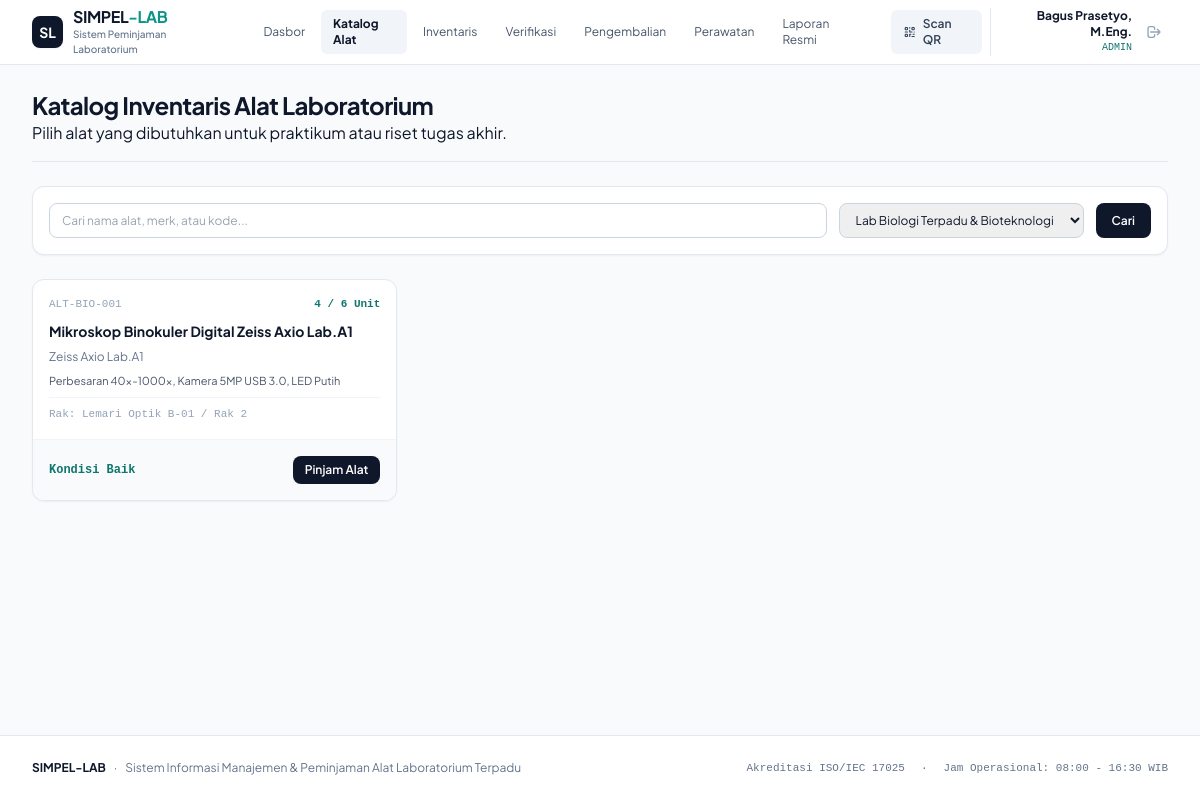
/katalog.php?kat=1, run on the app's committed database.
### tables this page shows
CREATE TABLE IF NOT EXISTS `alat` (
  `id` INT AUTO_INCREMENT PRIMARY KEY,
  `kode_alat` VARCHAR(50) NOT NULL UNIQUE,
  `kategori_id` INT NOT NULL,
  `nama_alat` VARCHAR(150) NOT NULL,
  `merk_model` VARCHAR(100) NOT NULL,
  `spesifikasi` TEXT NOT NULL,
  `lokasi_rak` VARCHAR(100) NOT NULL,
  `kondisi` ENUM('BAIK', 'RUSAK_RINGAN', 'RUSAK_BERAT', 'DALAM_PERAWATAN') NOT NULL DEFAULT 'BAIK',
  `total_stok` INT NOT NULL DEFAULT 1,
  `stok_tersedia` INT NOT NULL DEFAULT 1,
  `harga_perkiraan` DECIMAL(15,2) DEFAULT 0,
  `aksesoris` TEXT,
  `foto` VARCHAR(255) DEFAULT NULL,
  `created_at` TIMESTAMP DEFAULT CURRENT_TIMESTAMP,
  FOREIGN KEY (`kategori_id`) REFERENCES `kategori`(`id`) ON DELETE CASCADE
);

### katalog.php (the view, shortened to what this page needs)
<?php
require_once __DIR__ . '/includes/header.php';
$q = $_GET['q'] ?? '';
$kat_filter = $_GET['kat'] ?? '';
$sql = "SELECT a.*, k.nama_kategori FROM alat a JOIN kategori k ON a.kategori_id = k.id WHERE 1=1";
$params = [];
if (!empty($kat_filter)) {
    $sql .= " AND a.kategori_id = ?";
    $params[] = $kat_filter;
}
$sql .= " ORDER BY a.nama_alat ASC";
$alat_list = [];
$kategori_list = [];
if (isset($pdo)) {
    $stmt = $pdo->prepare($sql);
    $stmt->execute($params);
    $alat_list = $stmt->fetchAll();
    $kategori_list = $pdo->query("SELECT * FROM kategori ORDER BY nama_kategori ASC")->fetchAll();
}
?>
<div class="space-y-6">
  <div class="flex flex-col md:flex-row md:items-center md:justify-between gap-4 pb-4 border-b border-slate-200">
    <div>
      <h1 class="text-xl sm:text-2xl font-bold tracking-tight text-slate-900">
        Katalog Inventaris Alat Laboratorium
      </h1>
      <p className="text-xs sm:text-sm text-slate-500 mt-1">
        Pilih alat yang dibutuhkan untuk praktikum atau riset tugas akhir.
      </p>
    </div>
  </div>
  <form method="GET" action="katalog.php" class="bg-white p-4 rounded-xl border border-slate-200 shadow-sm flex flex-col sm:flex-row gap-3">
    <input
      type="text"
      name="q"
      value="<?= htmlspecialchars($q) ?>"
      placeholder="Cari nama alat, merk, atau kode..."
      class="flex-1 px-3 py-2 text-xs border border-slate-300 rounded-lg focus:outline-none focus:ring-2 focus:ring-slate-900"
    />
    <select name="kat" class="px-3 py-2 text-xs border border-slate-300 rounded-lg">
      <?php foreach ($kategori_list as $kat): ?>
        <option value="<?= $kat['id'] ?>" <?= $kat_filter == $kat['id'] ? 'selected' : '' ?>>
          <?= htmlspecialchars($kat['nama_kategori']) ?>
        </option>
      <?php endforeach; ?>
    </select>
    <button type="submit" class="px-4 py-2 text-xs font-semibold text-white bg-slate-900 hover:bg-slate-800 rounded-lg">
      Cari
    </button>
  </form>
  <div class="grid grid-cols-1 sm:grid-cols-2 lg:grid-cols-3 xl:grid-cols-4 gap-5">
    <?php if (empty($alat_list)): ?>
      <div class="col-span-full p-12 text-center bg-white rounded-xl border border-slate-200 text-slate-500 text-xs">
        Tidak ada data alat yang ditemukan.
      </div>
    <?php else: ?>
      <?php foreach ($alat_list as $item): ?>
        <div class="bg-white rounded-xl border border-slate-200 overflow-hidden shadow-sm flex flex-col justify-between">
          <div class="p-4 space-y-2">
            <div class="flex justify-between items-center text-[11px] font-mono text-slate-400">
              <span><?= htmlspecialchars($item['kode_alat']) ?></span>
              <span class="text-teal-700 font-bold"><?= $item['stok_tersedia'] ?> / <?= $item['total_stok'] ?> Unit</span>
            </div>
            <h3 class="text-sm font-bold text-slate-900 line-clamp-2">
              <?= htmlspecialchars($item['nama_alat']) ?>
            </h3>
            <p class="text-xs text-slate-500"><?= htmlspecialchars($item['merk_model']) ?></p>
            <p class="text-[11px] text-slate-600 line-clamp-2"><?= htmlspecialchars($item['spesifikasi']) ?></p>
            <div class="text-[11px] font-mono text-slate-400 pt-2 border-t border-slate-100">
              Rak: <?= htmlspecialchars($item['lokasi_rak']) ?>
            </div>
          </div>
          <div class="p-4 bg-slate-50 border-t border-slate-100 flex items-center justify-between">
            <span class="text-xs font-mono font-bold text-slate-900">
              <?= $item['kondisi'] === 'BAIK' ? '<span class="text-teal-700">Kondisi Baik</span>' : '<span class="text-amber-700">' . $item['kondisi'] . '</span>' ?>
            </span>
            <a href="peminjaman.php?alat_id=<?= $item['id'] ?>" class="px-3 py-1.5 text-xs font-semibold text-white bg-slate-900 hover:bg-slate-800 rounded-lg">
              Pinjam Alat
            </a>
          </div>
        </div>
      <?php endforeach; ?>
    <?php endif; ?>
  </div>
</div>
<?php require_once __DIR__ . '/includes/footer.php'; ?>

### includes/header.php (style rules this page uses)
body { font-family: 'Plus Jakarta Sans', sans-serif; }
.font-mono { font-family: 'JetBrains Mono', monospace; font-variant-numeric: tabular-nums; }

### data on the page
alat: kode_alat "ALT-BIO-001", stok_tersedia "4", total_stok "6", nama_alat "Mikroskop Binokuler Digital Zeiss Axio Lab.A1", merk_model "Zeiss Axio Lab.A1", spesifikasi "Perbesaran 40x-1000x, Kamera 5MP USB 3.0, LED Putih", lokasi_rak "Lemari Optik B-01 / Rak 2", kondisi "Kondisi Baik"

### other printed values
$label "Dasbor"
$label "Katalog Alat"
$label "Inventaris"
$label "Verifikasi"
$label "Pengembalian"
$label "Perawatan"
$label "Laporan Resmi"
$user['nama_lengkap'] "Bagus Prasetyo, M.Eng."
$user['role'] "ADMIN"
APP_NAME "SIMPEL-LAB"
form field kat "Lab Biologi Terpadu & Bioteknologi"
